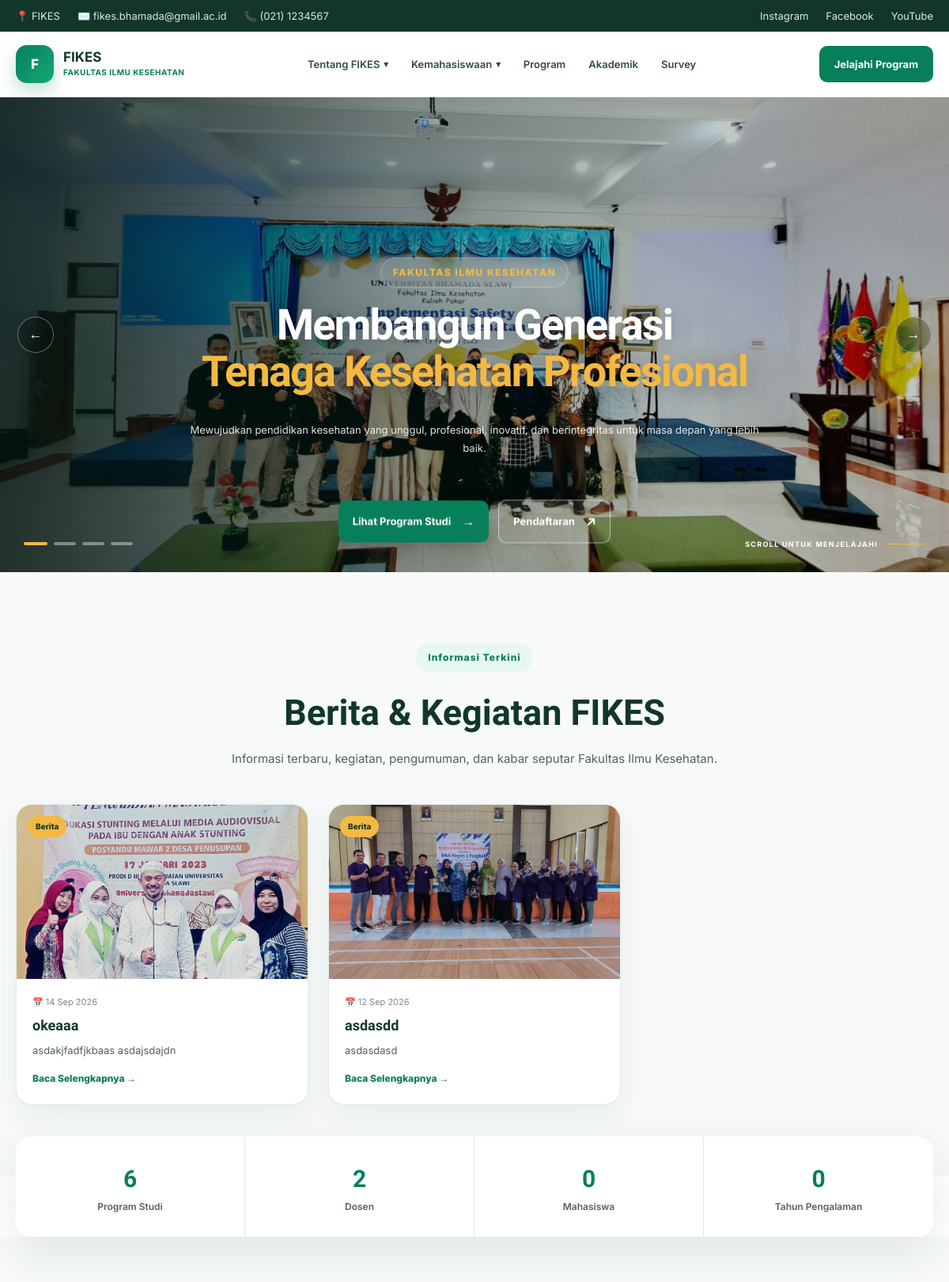
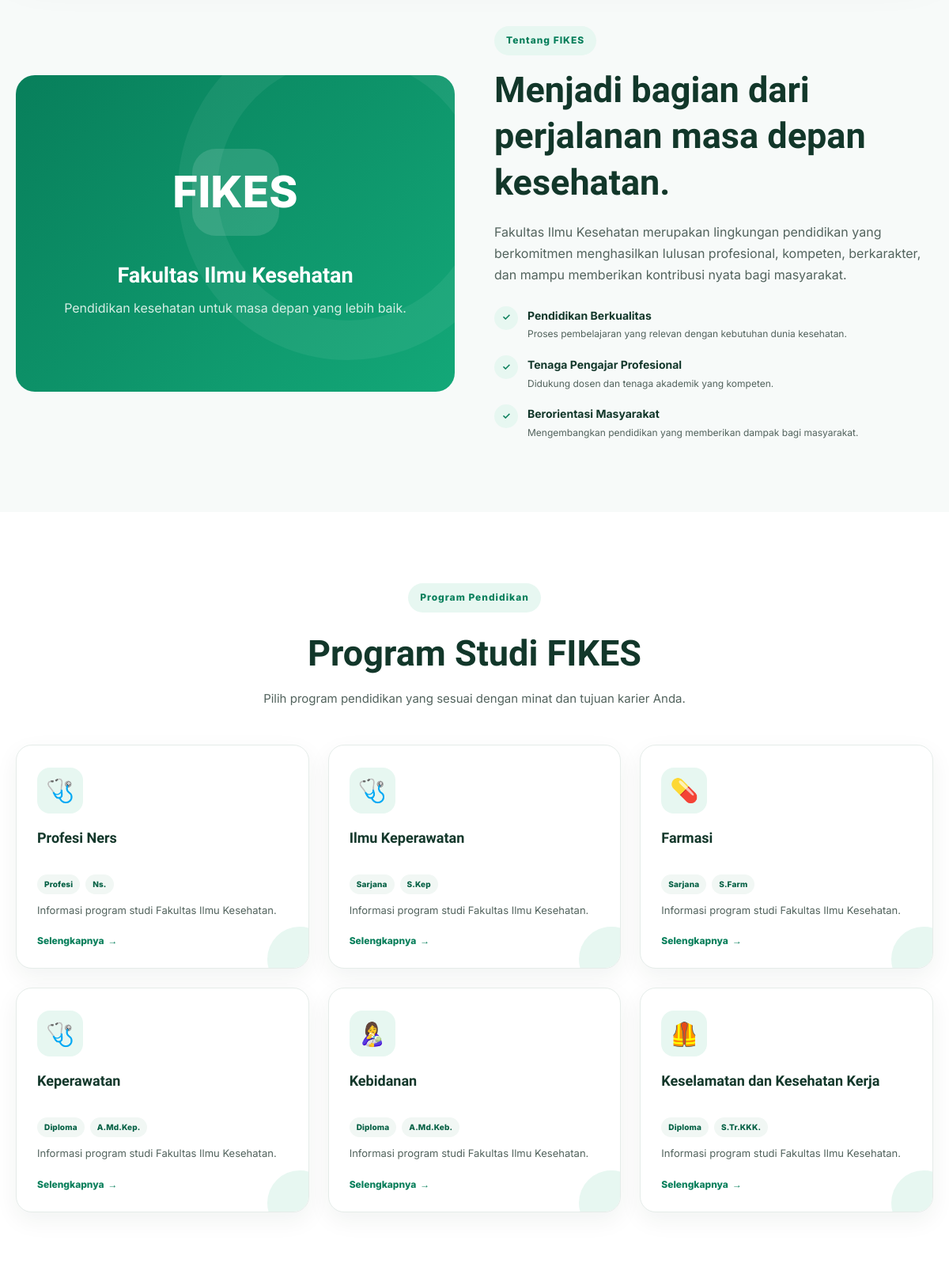
The page / (upper part) on the database its author committed (2 pictures, top to bottom).
### tables this page shows
CREATE TABLE `pengaturan` (
  `id` int(10) UNSIGNED NOT NULL,
  `nama_kampus` varchar(180) DEFAULT 'Fakultas Ilmu Kesehatan',
  `email` varchar(150) DEFAULT 'info@fikes.ac.id',
  `telepon` varchar(50) DEFAULT '(021) 1234567',
  `alamat` text DEFAULT NULL,
  `instagram` varchar(255) DEFAULT NULL,
  `facebook` varchar(255) DEFAULT NULL,
  `youtube` varchar(255) DEFAULT NULL,
  `maps_embed` text DEFAULT NULL
);

CREATE TABLE `slider_beranda` (
  `id` int(11) NOT NULL,
  `judul` varchar(255) NOT NULL,
  `highlight` varchar(255) DEFAULT NULL,
  `label` varchar(150) DEFAULT NULL,
  `deskripsi` text DEFAULT NULL,
  `gambar` varchar(255) NOT NULL,
  `link_utama` varchar(255) DEFAULT NULL,
  `teks_tombol_utama` varchar(100) DEFAULT NULL,
  `link_kedua` varchar(255) DEFAULT NULL,
  `teks_tombol_kedua` varchar(100) DEFAULT NULL,
  `nomor_urut` int(11) NOT NULL DEFAULT 1,
  `status` enum('aktif','nonaktif') NOT NULL DEFAULT 'aktif',
  `created_at` timestamp NOT NULL DEFAULT current_timestamp()
);

CREATE TABLE `berita` (
  `id` int(11) NOT NULL,
  `judul` varchar(255) NOT NULL,
  `slug` varchar(255) NOT NULL,
  `kategori` varchar(100) NOT NULL DEFAULT 'Berita',
  `ringkasan` text DEFAULT NULL,
  `isi` longtext NOT NULL,
  `gambar` varchar(255) DEFAULT NULL,
  `penulis` varchar(150) DEFAULT NULL,
  `tanggal_terbit` datetime NOT NULL DEFAULT current_timestamp(),
  `status` enum('draft','terbit') NOT NULL DEFAULT 'draft',
  `created_at` timestamp NOT NULL DEFAULT current_timestamp(),
  `updated_at` timestamp NOT NULL DEFAULT current_timestamp() ON UPDATE current_timestamp()
);

CREATE TABLE `program_studi` (
  `id` int(10) UNSIGNED NOT NULL,
  `kode_prodi` varchar(30) NOT NULL,
  `nama` varchar(150) NOT NULL,
  `jenjang` varchar(50) NOT NULL,
  `gelar` varchar(80) DEFAULT NULL,
  `kaprodi_nama` varchar(150) DEFAULT NULL,
  `kaprodi_nidn` varchar(50) DEFAULT NULL,
  `kaprodi_email` varchar(150) DEFAULT NULL,
  `deskripsi` text DEFAULT NULL,
  `foto` varchar(255) DEFAULT NULL,
  `visi` text DEFAULT NULL,
  `akreditasi` varchar(100) DEFAULT NULL,
  `nomor_akreditasi` varchar(150) DEFAULT NULL,
  `tanggal_akreditasi` date DEFAULT NULL,
  `sekretaris_nama` varchar(150) DEFAULT NULL,
  `sekretaris_nidn` varchar(50) DEFAULT NULL,
  `kontak_telepon` varchar(50) DEFAULT NULL,
  `kontak_email` varchar(150) DEFAULT NULL,
  `alamat` varchar(255) DEFAULT NULL,
  `durasi_studi` varchar(50) DEFAULT NULL,
  `sks_lulus` int(11) DEFAULT NULL,
  `jumlah_tenaga_kependidikan` int(11) DEFAULT 0,
  `gambar` varchar(255) DEFAULT NULL,
  `brosur` varchar(255) DEFAULT NULL,
  `status` enum('aktif','nonaktif') DEFAULT 'aktif',
  `created_at` timestamp NOT NULL DEFAULT current_timestamp()
);

### index.php (the view, shortened to what the rows shown need)
<?php
require_once __DIR__ . '/admin/config/database.php';
require_once __DIR__ . '/admin/includes/site-settings.php';
$site = fikes_site_settings($pdo);
$siteName = fikes_setting_value($site, ['nama_website', 'site_name', 'website_name', 'nama', 'title'], 'FIKES');
$siteEmail = fikes_setting_value($site, ['email', 'email_website', 'email_kampus', 'email_fikes'], 'info@fikes.ac.id');
$sitePhone = fikes_setting_value($site, ['telepon', 'no_telepon', 'nomor_telepon', 'phone', 'telephone', 'telp'], '(021) 1234567');
function e($v)
{
  return htmlspecialchars($v ?? '', ENT_QUOTES, 'UTF-8');
}
function sliderImageUrl($gambar)
{
  $gambar = trim((string) $gambar);
  $gambar = str_replace('\\', '/', $gambar);
  return 'admin/uploads/slider/' . rawurlencode(basename($gambar));
}
function newsImageUrl($gambar)
{
  $gambar = trim((string) $gambar);
  $gambar = str_replace('\\', '/', $gambar);
  return 'admin/uploads/berita/' . rawurlencode(basename($gambar));
}
$sliders = $pdo->query("SELECT * FROM slider_beranda WHERE status='aktif' ORDER BY nomor_urut ASC, id DESC")->fetchAll();
$stmt = $pdo->query("SELECT id,kode_prodi,nama,jenjang,gelar,deskripsi FROM program_studi WHERE status='aktif' ORDER BY id ASC");
$prodiList = $stmt->fetchAll();
$stmt = $pdo->query("SELECT * FROM berita WHERE status='terbit' ORDER BY tanggal_terbit DESC, id DESC LIMIT 6");
$berita = $stmt->fetchAll();
?>
<!doctype html>
<html lang="id">
<head>
  <link rel="stylesheet" href="assets/css/style.css" />
</head>
<body>
  <div class="topbar">
    <div class="container topbar-inner">
      <div class="topbar-info">
        <span>📍 <?= e($siteName) ?></span>
        <span>✉️ <?= e($siteEmail) ?></span>
        <span>📞 <?= e($sitePhone) ?></span>
      </div>
    </div>
  </div>
  <main>
    <section class="hero-slider">
      <div class="slider-container">
        <?php if ($sliders): foreach ($sliders as $i => $slide): ?>
            <div class="slide <?= $i === 0 ? 'active' : '' ?>">
              <img src="<?= e(sliderImageUrl($slide['gambar'])) ?>" alt="<?= e($slide['judul']) ?>" />
              <div class="slide-overlay"></div>
              <div class="slide-content">
                <?php if (!empty($slide['label'])): ?><span
                    class="slide-label"><?= e($slide['label']) ?></span><?php endif; ?>
                <h1>
                  <?= nl2br(e($slide['judul'])) ?><?php if (!empty($slide['highlight'])): ?><span><?= e($slide['highlight']) ?></span><?php endif; ?>
                </h1>
                <?php if (!empty($slide['deskripsi'])): ?><p><?= e($slide['deskripsi']) ?></p><?php endif; ?>
                <div class="slide-actions">
                  <?php if (!empty($slide['link_utama'])): ?><a href="<?= e($slide['link_utama']) ?>"
                      class="slide-btn slide-btn-primary"><span><?= e($slide['teks_tombol_utama'] ?: 'Lihat Selengkapnya') ?></span><i>→</i></a><?php endif; ?>
                  <?php if (!empty($slide['link_kedua'])): ?><a href="<?= e($slide['link_kedua']) ?>"
                      class="slide-btn slide-btn-outline"><span><?= e($slide['teks_tombol_kedua'] ?: 'Selengkapnya') ?></span><i>↗</i></a><?php endif; ?>
                </div>
              </div>
            </div>
          <?php endforeach;
        endif; ?>
        <div class="slider-bottom">
          <div class="slider-dots">
            <?php foreach ($sliders as $i => $slide): ?><button class="slider-dot <?= $i === 0 ? 'active' : '' ?>"
                onclick="currentSlide(<?= $i + 1 ?>)" aria-label="Slide <?= $i + 1 ?>"></button><?php endforeach; ?>
          </div>
        </div>
      </div>
    </section>
    <section class="section news-section" id="berita">
      <div class="container">
        <div class="section-header">
          <h2 class="section-title">Berita & Kegiatan FIKES</h2>
        </div>
        <div class="news-grid">
          <?php foreach ($berita as $b): ?>
            <article class="news-card">
              <a href="/fikes/berita/<?= rawurlencode($b['slug']) ?>" class="news-image">
                <?php if (!empty($b['gambar'])): ?><img src="<?= e(newsImageUrl($b['gambar'])) ?>"
                    alt="<?= e($b['judul']) ?>"><?php else: ?><div class="news-placeholder">FIKES</div><?php endif; ?>
                <span class="news-category"><?= e($b['kategori']) ?></span>
              </a>
              <div class="news-body">
                <div class="news-date">📅 <?= date('d M Y', strtotime($b['tanggal_terbit'])) ?></div>
                <h3><a href="/fikes/berita/<?= rawurlencode($b['slug']) ?>"><?= e($b['judul']) ?></a></h3>
                <p><?= e($b['ringkasan']) ?></p>
                <a href="/fikes/berita/<?= rawurlencode($b['slug']) ?>" class="news-link">Baca Selengkapnya →</a>
              </div>
            </article>
          <?php endforeach; ?>
        </div>
      </div>
    </section>
    <section class="section about" id="tentang">
      <div class="container about-grid">
        <div class="about-content">
          <h2>Menjadi bagian dari perjalanan masa depan kesehatan.</h2>
        </div>
      </div>
    </section>
    <section class="section" id="program">
      <div class="container">
        <div class="section-header">
          <h2 class="section-title">Program Studi FIKES</h2>
        </div>
        <div class="program-grid">
          <?php if ($prodiList): ?>
            <?php foreach ($prodiList as $p): ?>
              <?php
              $namaProdi = trim((string)($p['nama'] ?? ''));
              $namaLower = strtolower($namaProdi);
              $icon = '🎓';
              if (str_contains($namaLower, 'farmasi')) {
                $icon = '💊';
              } elseif (str_contains($namaLower, 'bidan') || str_contains($namaLower, 'kebidanan')) {
                $icon = '👩‍🍼';
              } elseif (str_contains($namaLower, 'k3') || str_contains($namaLower, 'keselamatan')) {
                $icon = '🦺';
              } elseif (str_contains($namaLower, 'keperawatan') || str_contains($namaLower, 'ners')) {
                $icon = '🩺';
              }
              ?>
              <article class="program-card">
                <div class="program-icon" aria-hidden="true"><?= $icon ?></div>
                <h3><?= e($namaProdi) ?></h3>
                <div class="program-meta">
                  <?php if (!empty($p['jenjang'])): ?>
                    <span><?= e($p['jenjang']) ?></span>
                  <?php endif; ?>
                  <?php if (!empty($p['gelar'])): ?>
                    <span><?= e($p['gelar']) ?></span>
                  <?php endif; ?>
                </div>
                <p>
                  <?= e($p['deskripsi'] ?: 'Informasi program studi Fakultas Ilmu Kesehatan.') ?>
                </p>
                <a href="/fikes/program-studi/<?= rawurlencode($p['kode_prodi']) ?>"
                  class="program-link">
                  Selengkapnya <span>→</span>
                </a>
              </article>
            <?php endforeach; ?>
          <?php else: ?>
            <div class="program-empty">
              Belum ada program studi aktif yang tersedia.
            </div>
          <?php endif; ?>
        </div>
    </section>
  </main>
</body>
</html>

### rows shown on the page
pengaturan: email "fikes.bhamada@gmail.ac.id", telepon "(021) 1234567"
slider_beranda: gambar (picture), label "FAKULTAS ILMU KESEHATAN", judul "Membangun Generasi", highlight "Tenaga Kesehatan Profesional", deskripsi "Mewujudkan pendidikan kesehatan yang unggul, profesional, inovatif, dan berintegritas untuk masa depan yang lebih baik.", teks_tombol_utama "Lihat Program Studi", teks_tombol_kedua "Pendaftaran"
berita: gambar (picture), kategori "Berita", tanggal_terbit "14 Sep 2026", judul "okeaaa", ringkasan "asdakjfadfjkbaas asdajsdajdn"
berita: gambar (picture), kategori "Berita", tanggal_terbit "12 Sep 2026", judul "asdasdd", ringkasan "asdasdasd"
program_studi: nama "🩺", nama "Profesi Ners", jenjang "Profesi", gelar "Ns.", deskripsi "Informasi program studi Fakultas Ilmu Kesehatan."
program_studi: nama "🩺", nama "Ilmu Keperawatan", jenjang "Sarjana", gelar "S.Kep", deskripsi "Informasi program studi Fakultas Ilmu Kesehatan."
program_studi: nama "💊", nama "Farmasi", jenjang "Sarjana", gelar "S.Farm", deskripsi "Informasi program studi Fakultas Ilmu Kesehatan."
program_studi: nama "🩺", nama "Keperawatan", jenjang "Diploma", gelar "A.Md.Kep.", deskripsi "Informasi program studi Fakultas Ilmu Kesehatan."
program_studi: nama "👩‍🍼", nama "Kebidanan", jenjang "Diploma", gelar "A.Md.Keb.", deskripsi "Informasi program studi Fakultas Ilmu Kesehatan."
program_studi: nama "🦺", nama "Keselamatan dan Kesehatan Kerja", jenjang "Diploma", gelar "S.Tr.KKK.", deskripsi "Informasi program studi Fakultas Ilmu Kesehatan."

### other values the page prints
$siteName "FIKES"
$jumlahProdi "6"
$jumlahDosen "2"
$jumlahMahasiswa "0"
